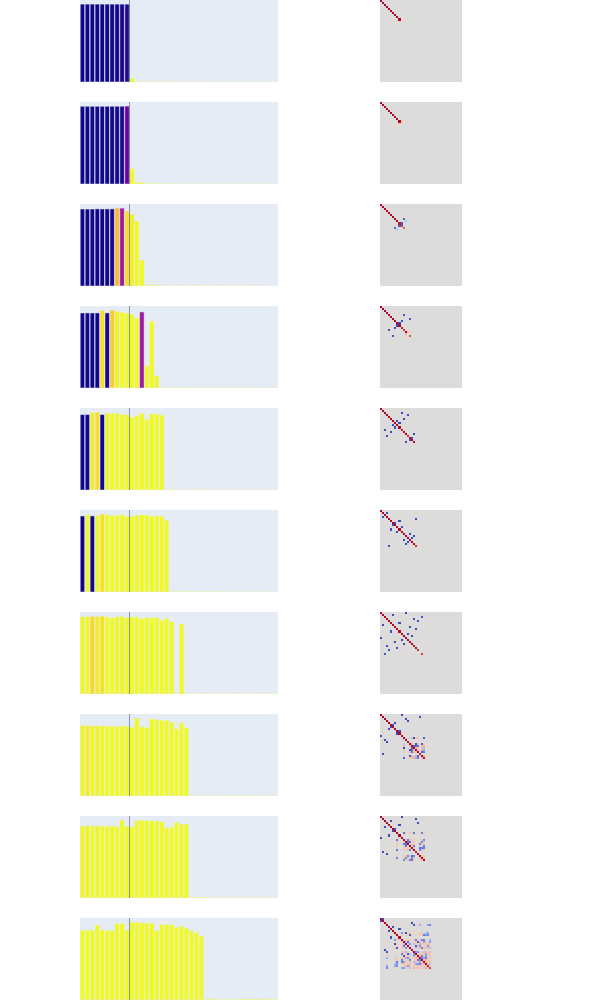

Notebook cell for this chart:
### Code cell
#fig = render_features(model, np.s_[::2]) # every other instance    
fig = render_features(model)
fig.update_layout()

### Figure 1 — Plotly figure (JSON) as saved in the notebook; plotly's stock layout.template omitted (floating-point values rounded to 4 significant figures; data arrays with more than 128 entries replaced by an {"elided": "..."} marker saying what was removed)
{"data": [{"marker": {"cmax": 1, "cmin": 0, "color": [0.005861, 0.006476, 0.008052, 0.008061, 0.005979, 0.008126, 0.01038, 0.01532, 0.01527, 0.04565, 0.9988, 0.9993, 0.9985, 0.999, 0.9978, 0.999, 0.9987, 0.9978, 0.9983, 0.9977, 0.9975, 0.9975, 0.9975, 0.9973, 0.9956, 0.9978, 0.9972, 0.9968, 0.9966, 0.9968, 0.9927, 0.9929, 0.996, 0.9943, 0.9899, 0.9961, 0.9913, 0.9946, 0.9956, 0.9935]}, "type": "bar", "width": 0.9, "x": [0, 1, 2, 3, 4, 5, 6, 7, 8, 9, 10, 11, 12, 13, 14, 15, 16, 17, 18, 19, 20, 21, 22, 23, 24, 25, 26, 27, 28, 29, 30, 31, 32, 33, 34, 35, 36, 37, 38, 39], "xaxis": "x", "y": [0.9999, 1.0, 1.0, 0.9999, 1.0, 0.9999, 0.9998, 0.9998, 0.9999, 0.9992, 0.04766, 0.01195, 0.00635, 0.00942, 0.004705, 0.008135, 0.008894, 0.004178, 0.00617, 0.004325, 0.004101, 0.004185, 0.003784, 0.003682, 0.002308, 0.004998, 0.004186, 0.003545, 0.002982, 0.003323, 0.001411, 0.001444, 0.002787, 0.001737, 0.0009913, 0.002665, 0.001118, 0.001972, 0.002493, 0.001482], "yaxis": "y"}, {"colormodel": "rgba256", "customdata": {"elided": "40x40 float values"}, "hovertemplate": "In: %{x}<br>\nOut: %{y}<br>\nWeight: %{customdata:0.2f}\n", "type": "image", "xaxis": "x2", "yaxis": "y2", "z": {"elided": "6400 int values"}}, {"marker": {"cmax": 1, "cmin": 0, "color": [0.007284, 0.006515, 0.009976, 0.009315, 0.0106, 0.009613, 0.01031, 0.01661, 0.02264, 0.1991, 1.003, 1.003, 1.016, 1.0, 1.009, 1.012, 0.9989, 1.001, 1.007, 1.002, 0.9998, 1.004, 1.001, 1.009, 0.9995, 1.007, 1.006, 1.003, 1.009, 0.9994, 1.0, 0.9967, 0.999, 0.9973, 0.9979, 1.0, 0.998, 0.9993, 1.0, 0.9956]}, "type": "bar", "width": 0.9, "x": [0, 1, 2, 3, 4, 5, 6, 7, 8, 9, 10, 11, 12, 13, 14, 15, 16, 17, 18, 19, 20, 21, 22, 23, 24, 25, 26, 27, 28, 29, 30, 31, 32, 33, 34, 35, 36, 37, 38, 39], "xaxis": "x3", "y": [1.001, 1.001, 1.001, 1.001, 1.001, 1.001, 1.001, 1.001, 1.001, 1.003, 0.1983, 0.02506, 0.01875, 0.00978, 0.0111, 0.007872, 0.004636, 0.004734, 0.007825, 0.00581, 0.005143, 0.004704, 0.005259, 0.004195, 0.004784, 0.005405, 0.004309, 0.006015, 0.004542, 0.003681, 0.00268, 0.002159, 0.002397, 0.002219, 0.003003, 0.00239, 0.002596, 0.002664, 0.002171, 0.001919], "yaxis": "y3"}, {"colormodel": "rgba256", "customdata": {"elided": "40x40 float values"}, "hovertemplate": "In: %{x}<br>\nOut: %{y}<br>\nWeight: %{customdata:0.2f}\n", "type": "image", "xaxis": "x4", "yaxis": "y4", "z": {"elided": "6400 int values"}}, {"marker": {"cmax": 1, "cmin": 0, "color": [0.01281, 0.008023, 0.00888, 0.01355, 0.01143, 0.01516, 0.01881, 0.8458, 0.3363, 0.9333, 0.9762, 1.013, 1.013, 1.01, 1.08, 1.06, 1.059, 1.111, 1.101, 1.225, 1.179, 1.099, 1.197, 1.163, 1.111, 1.228, 1.251, 1.25, 1.181, 1.247, 1.167, 1.25, 1.094, 1.102, 1.304, 1.179, 1.25, 1.033, 1.202, 1.054]}, "type": "bar", "width": 0.9, "x": [0, 1, 2, 3, 4, 5, 6, 7, 8, 9, 10, 11, 12, 13, 14, 15, 16, 17, 18, 19, 20, 21, 22, 23, 24, 25, 26, 27, 28, 29, 30, 31, 32, 33, 34, 35, 36, 37, 38, 39], "xaxis": "x5", "y": [1.001, 1.001, 1.001, 1.003, 1.002, 1.003, 1.003, 1.013, 1.013, 0.9762, 0.9333, 0.8457, 0.3365, 0.01039, 0.01572, 0.01292, 0.006263, 0.006344, 0.006342, 0.005918, 0.006517, 0.004649, 0.006123, 0.007548, 0.005637, 0.006336, 0.006428, 0.006008, 0.004466, 0.003229, 0.00472, 0.004887, 0.002896, 0.002571, 0.008553, 0.004599, 0.004417, 0.001767, 0.00244, 0.002534], "yaxis": "y5"}, {"colormodel": "rgba256", "customdata": {"elided": "40x40 float values"}, "hovertemplate": "In: %{x}<br>\nOut: %{y}<br>\nWeight: %{customdata:0.2f}\n", "type": "image", "xaxis": "x6", "yaxis": "y6", "z": {"elided": "6400 int values"}}, {"marker": {"cmax": 1, "cmin": 0, "color": [0.009712, 0.008882, 0.01023, 0.01371, 0.9346, 0.01375, 0.8924, 0.9802, 1.002, 1.013, 1.023, 1.035, 0.3402, 1.029, 1.04, 1.06, 1.324, 1.046, 1.261, 1.075, 1.103, 1.154, 1.285, 1.215, 1.223, 1.337, 1.382, 1.313, 1.383, 1.21, 1.376, 1.38, 1.39, 1.334, 1.374, 1.397, 1.373, 1.208, 1.347, 1.347]}, "type": "bar", "width": 0.9, "x": [0, 1, 2, 3, 4, 5, 6, 7, 8, 9, 10, 11, 12, 13, 14, 15, 16, 17, 18, 19, 20, 21, 22, 23, 24, 25, 26, 27, 28, 29, 30, 31, 32, 33, 34, 35, 36, 37, 38, 39], "xaxis": "x7", "y": [1.002, 1.002, 1.002, 1.002, 1.035, 1.003, 1.04, 1.023, 1.012, 1.002, 0.9801, 0.9346, 1.016, 0.2983, 0.8923, 0.1635, 0.008827, 0.0135, 0.005596, 0.007123, 0.009667, 0.008848, 0.009695, 0.008102, 0.007758, 0.004703, 0.008156, 0.004929, 0.00801, 0.003237, 0.009343, 0.00746, 0.006853, 0.005511, 0.005098, 0.008654, 0.004269, 0.004843, 0.002923, 0.006757], "yaxis": "y7"}, {"colormodel": "rgba256", "customdata": {"elided": "40x40 float values"}, "hovertemplate": "In: %{x}<br>\nOut: %{y}<br>\nWeight: %{customdata:0.2f}\n", "type": "image", "xaxis": "x8", "yaxis": "y8", "z": {"elided": "6400 int values"}}, {"marker": {"cmax": 1, "cmin": 0, "color": [0.006343, 0.009223, 0.9672, 0.9394, 0.009445, 0.9865, 0.9994, 0.9999, 1.017, 1.02, 1.03, 1.022, 0.996, 1.034, 1.01, 1.011, 1.018, 1.252, 1.346, 1.246, 1.31, 1.307, 1.255, 1.383, 1.354, 1.38, 1.395, 1.388, 1.34, 1.396, 1.407, 1.404, 1.403, 1.408, 1.41, 1.404, 1.412, 1.402, 1.403, 1.416]}, "type": "bar", "width": 0.9, "x": [0, 1, 2, 3, 4, 5, 6, 7, 8, 9, 10, 11, 12, 13, 14, 15, 16, 17, 18, 19, 20, 21, 22, 23, 24, 25, 26, 27, 28, 29, 30, 31, 32, 33, 34, 35, 36, 37, 38, 39], "xaxis": "x9", "y": [1.001, 1.002, 1.03, 1.034, 1.002, 1.022, 1.017, 1.02, 0.9993, 0.9999, 0.9671, 0.9864, 1.018, 0.9394, 1.011, 1.01, 0.9959, 0.00492, 0.009695, 0.008642, 0.00427, 0.006784, 0.004843, 0.008598, 0.007369, 0.007212, 0.00598, 0.00551, 0.003681, 0.002812, 0.003888, 0.005093, 0.004286, 0.005726, 0.006513, 0.005383, 0.00713, 0.005071, 0.003162, 0.007017], "yaxis": "y9"}, {"colormodel": "rgba256", "customdata": {"elided": "40x40 float values"}, "hovertemplate": "In: %{x}<br>\nOut: %{y}<br>\nWeight: %{customdata:0.2f}\n", "type": "image", "xaxis": "x10", "yaxis": "y10", "z": {"elided": "6400 int values"}}, {"marker": {"cmax": 1, "cmin": 0, "color": [0.008664, 1.006, 0.01344, 1.016, 0.9447, 0.9983, 1.011, 1.008, 0.9958, 1.018, 1.02, 1.001, 0.9987, 1.003, 1.014, 1.017, 1.016, 1.026, 1.362, 1.383, 1.31, 1.234, 1.364, 1.293, 1.283, 1.339, 1.414, 1.322, 1.404, 1.388, 1.391, 1.394, 1.403, 1.425, 1.397, 1.402, 1.418, 1.418, 1.419, 1.398]}, "type": "bar", "width": 0.9, "x": [0, 1, 2, 3, 4, 5, 6, 7, 8, 9, 10, 11, 12, 13, 14, 15, 16, 17, 18, 19, 20, 21, 22, 23, 24, 25, 26, 27, 28, 29, 30, 31, 32, 33, 34, 35, 36, 37, 38, 39], "xaxis": "x11", "y": [1.002, 1.016, 1.002, 1.006, 1.026, 1.018, 1.008, 1.011, 1.02, 0.9983, 0.9958, 1.014, 1.016, 1.017, 1.001, 1.003, 0.9987, 0.9446, 0.01022, 0.004007, 0.009519, 0.009674, 0.007919, 0.007092, 0.006075, 0.008084, 0.008166, 0.003878, 0.006853, 0.004813, 0.003621, 0.006523, 0.004986, 0.005783, 0.004855, 0.004065, 0.005426, 0.005609, 0.00352, 0.003902], "yaxis": "y11"}, {"colormodel": "rgba256", "customdata": {"elided": "40x40 float values"}, "hovertemplate": "In: %{x}<br>\nOut: %{y}<br>\nWeight: %{customdata:0.2f}\n", "type": "image", "xaxis": "x12", "yaxis": "y12", "z": {"elided": "6400 int values"}}, {"marker": {"cmax": 1, "cmin": 0, "color": [0.9884, 0.9962, 0.9197, 0.9686, 0.9469, 1.002, 1.015, 0.9956, 0.9918, 1.012, 1.004, 1.004, 1.015, 1.009, 1.014, 1.011, 1.017, 1.016, 1.02, 1.419, 1.017, 1.415, 1.41, 1.406, 1.405, 1.388, 1.41, 1.412, 1.415, 1.417, 1.406, 1.403, 1.409, 1.41, 1.407, 1.414, 1.406, 1.408, 1.414, 1.395]}, "type": "bar", "width": 0.9, "x": [0, 1, 2, 3, 4, 5, 6, 7, 8, 9, 10, 11, 12, 13, 14, 15, 16, 17, 18, 19, 20, 21, 22, 23, 24, 25, 26, 27, 28, 29, 30, 31, 32, 33, 34, 35, 36, 37, 38, 39], "xaxis": "x13", "y": [1.015, 1.015, 1.017, 1.017, 1.02, 1.012, 0.9962, 1.014, 1.016, 1.002, 1.009, 1.011, 0.9883, 1.004, 0.9956, 1.004, 0.9685, 0.9917, 0.9468, 0.00388, 0.9196, 0.006784, 0.006269, 0.00588, 0.005941, 0.008673, 0.004535, 0.004755, 0.006435, 0.006358, 0.006436, 0.004101, 0.006232, 0.006194, 0.005747, 0.004486, 0.00546, 0.007052, 0.005613, 0.005912], "yaxis": "y13"}, {"colormodel": "rgba256", "customdata": {"elided": "40x40 float values"}, "hovertemplate": "In: %{x}<br>\nOut: %{y}<br>\nWeight: %{customdata:0.2f}\n", "type": "image", "xaxis": "x14", "yaxis": "y14", "z": {"elided": "6400 int values"}}, {"marker": {"cmax": 1, "cmin": 0, "color": [0.988, 0.9661, 0.9939, 0.9888, 1.001, 1.004, 1.007, 1.009, 1.004, 1.01, 1.015, 1.312, 1.011, 1.01, 1.337, 1.448, 1.37, 1.412, 1.437, 1.013, 1.382, 1.454, 1.508, 1.516, 1.559, 1.482, 1.514, 1.562, 1.741, 1.671, 1.516, 1.592, 1.624, 1.53, 1.73, 1.526, 1.537, 1.597, 1.707, 1.559]}, "type": "bar", "width": 0.9, "x": [0, 1, 2, 3, 4, 5, 6, 7, 8, 9, 10, 11, 12, 13, 14, 15, 16, 17, 18, 19, 20, 21, 22, 23, 24, 25, 26, 27, 28, 29, 30, 31, 32, 33, 34, 35, 36, 37, 38, 39], "xaxis": "x15", "y": [1.014, 1.013, 1.011, 1.01, 1.009, 1.007, 1.004, 1.001, 1.009, 1.004, 0.9879, 1.12, 0.9938, 0.9887, 1.109, 1.098, 1.092, 1.088, 1.064, 0.966, 1.051, 0.9843, 0.01039, 0.009702, 0.009109, 0.007488, 0.006425, 0.009913, 0.01032, 0.009884, 0.01059, 0.00871, 0.008278, 0.007921, 0.01251, 0.005882, 0.009253, 0.007393, 0.01061, 0.005375], "yaxis": "y15"}, {"colormodel": "rgba256", "customdata": {"elided": "40x40 float values"}, "hovertemplate": "In: %{x}<br>\nOut: %{y}<br>\nWeight: %{customdata:0.2f}\n", "type": "image", "xaxis": "x16", "yaxis": "y16", "z": {"elided": "6400 int values"}}, {"marker": {"cmax": 1, "cmin": 0, "color": [0.9934, 0.9842, 1.005, 0.9906, 1.004, 1.008, 0.998, 1.011, 1.285, 1.004, 1.007, 1.294, 1.305, 1.307, 1.305, 1.314, 1.307, 1.008, 1.01, 1.326, 1.331, 1.331, 1.555, 1.625, 1.644, 1.621, 1.619, 1.547, 1.613, 1.611, 1.633, 1.663, 1.465, 1.565, 1.641, 1.611, 1.589, 1.61, 1.673, 1.564]}, "type": "bar", "width": 0.9, "x": [0, 1, 2, 3, 4, 5, 6, 7, 8, 9, 10, 11, 12, 13, 14, 15, 16, 17, 18, 19, 20, 21, 22, 23, 24, 25, 26, 27, 28, 29, 30, 31, 32, 33, 34, 35, 36, 37, 38, 39], "xaxis": "x17", "y": [1.007, 1.008, 1.008, 1.01, 1.004, 1.005, 1.011, 0.998, 1.09, 1.004, 0.9933, 1.082, 1.088, 1.086, 1.08, 1.077, 1.066, 0.9841, 0.9906, 1.06, 1.035, 1.032, 0.01017, 0.009165, 0.01369, 0.01229, 0.0102, 0.007237, 0.01239, 0.009734, 0.008245, 0.01209, 0.006871, 0.009026, 0.01332, 0.01038, 0.007735, 0.01043, 0.01039, 0.00652], "yaxis": "y17"}, {"colormodel": "rgba256", "customdata": {"elided": "40x40 float values"}, "hovertemplate": "In: %{x}<br>\nOut: %{y}<br>\nWeight: %{customdata:0.2f}\n", "type": "image", "xaxis": "x18", "yaxis": "y18", "z": {"elided": "6400 int values"}}, {"marker": {"cmax": 1, "cmin": 0, "color": [1.008, 1.001, 0.9973, 1.322, 0.9993, 1.006, 1.008, 1.327, 1.426, 1.002, 1.456, 1.453, 1.371, 1.433, 1.45, 1.003, 1.383, 1.47, 1.484, 1.568, 1.522, 1.523, 1.575, 1.455, 1.497, 1.81, 1.712, 1.811, 1.612, 1.762, 1.787, 1.722, 1.646, 1.764, 1.73, 1.713, 1.687, 1.732, 1.736, 1.739]}, "type": "bar", "width": 0.9, "x": [0, 1, 2, 3, 4, 5, 6, 7, 8, 9, 10, 11, 12, 13, 14, 15, 16, 17, 18, 19, 20, 21, 22, 23, 24, 25, 26, 27, 28, 29, 30, 31, 32, 33, 34, 35, 36, 37, 38, 39], "xaxis": "x19", "y": [1.001, 1.008, 1.003, 1.079, 1.008, 1.002, 0.9992, 1.1, 1.103, 1.006, 1.113, 1.121, 1.108, 1.111, 1.106, 0.9972, 1.088, 1.086, 1.087, 1.046, 1.064, 1.034, 0.9971, 0.9699, 0.9211, 0.01175, 0.01873, 0.01076, 0.00886, 0.01075, 0.009101, 0.01245, 0.01405, 0.01323, 0.01462, 0.01233, 0.01679, 0.01486, 0.01149, 0.01026], "yaxis": "y19"}, {"colormodel": "rgba256", "customdata": {"elided": "40x40 float values"}, "hovertemplate": "In: %{x}<br>\nOut: %{y}<br>\nWeight: %{customdata:0.2f}\n", "type": "image", "xaxis": "x20", "yaxis": "y20", "z": {"elided": "6400 int values"}}], "layout": {"height": 1000, "margin": {"b": 0, "t": 0}, "shapes": [{"line": {"width": 0.5}, "type": "line", "x0": 9.5, "x1": 9.5, "xref": "x", "y0": 0, "y1": 1, "yref": "y domain"}, {"line": {"width": 0.5}, "type": "line", "x0": 9.5, "x1": 9.5, "xref": "x3", "y0": 0, "y1": 1, "yref": "y3 domain"}, {"line": {"width": 0.5}, "type": "line", "x0": 9.5, "x1": 9.5, "xref": "x5", "y0": 0, "y1": 1, "yref": "y5 domain"}, {"line": {"width": 0.5}, "type": "line", "x0": 9.5, "x1": 9.5, "xref": "x7", "y0": 0, "y1": 1, "yref": "y7 domain"}, {"line": {"width": 0.5}, "type": "line", "x0": 9.5, "x1": 9.5, "xref": "x9", "y0": 0, "y1": 1, "yref": "y9 domain"}, {"line": {"width": 0.5}, "type": "line", "x0": 9.5, "x1": 9.5, "xref": "x11", "y0": 0, "y1": 1, "yref": "y11 domain"}, {"line": {"width": 0.5}, "type": "line", "x0": 9.5, "x1": 9.5, "xref": "x13", "y0": 0, "y1": 1, "yref": "y13 domain"}, {"line": {"width": 0.5}, "type": "line", "x0": 9.5, "x1": 9.5, "xref": "x15", "y0": 0, "y1": 1, "yref": "y15 domain"}, {"line": {"width": 0.5}, "type": "line", "x0": 9.5, "x1": 9.5, "xref": "x17", "y0": 0, "y1": 1, "yref": "y17 domain"}, {"line": {"width": 0.5}, "type": "line", "x0": 9.5, "x1": 9.5, "xref": "x19", "y0": 0, "y1": 1, "yref": "y19 domain"}], "showlegend": false, "width": 600, "xaxis": {"anchor": "y", "domain": [0, 0.45], "matches": "x19", "showticklabels": false, "visible": false}, "xaxis10": {"anchor": "y10", "domain": [0.55, 1], "matches": "x20", "showticklabels": false, "visible": false}, "xaxis11": {"anchor": "y11", "domain": [0, 0.45], "matches": "x19", "showticklabels": false, "visible": false}, "xaxis12": {"anchor": "y12", "domain": [0.55, 1], "matches": "x20", "showticklabels": false, "visible": false}, "xaxis13": {"anchor": "y13", "domain": [0, 0.45], "matches": "x19", "showticklabels": false, "visible": false}, "xaxis14": {"anchor": "y14", "domain": [0.55, 1], "matches": "x20", "showticklabels": false, "visible": false}, "xaxis15": {"anchor": "y15", "domain": [0, 0.45], "matches": "x19", "showticklabels": false, "visible": false}, "xaxis16": {"anchor": "y16", "domain": [0.55, 1], "matches": "x20", "showticklabels": false, "visible": false}, "xaxis17": {"anchor": "y17", "domain": [0, 0.45], "matches": "x19", "showticklabels": false, "visible": false}, "xaxis18": {"anchor": "y18", "domain": [0.55, 1], "matches": "x20", "showticklabels": false, "visible": false}, "xaxis19": {"anchor": "y19", "domain": [0, 0.45], "visible": false}, "xaxis2": {"anchor": "y2", "domain": [0.55, 1], "matches": "x20", "showticklabels": false, "visible": false}, "xaxis20": {"anchor": "y20", "domain": [0.55, 1], "visible": false}, "xaxis3": {"anchor": "y3", "domain": [0, 0.45], "matches": "x19", "showticklabels": false, "visible": false}, "xaxis4": {"anchor": "y4", "domain": [0.55, 1], "matches": "x20", "showticklabels": false, "visible": false}, "xaxis5": {"anchor": "y5", "domain": [0, 0.45], "matches": "x19", "showticklabels": false, "visible": false}, "xaxis6": {"anchor": "y6", "domain": [0.55, 1], "matches": "x20", "showticklabels": false, "visible": false}, "xaxis7": {"anchor": "y7", "domain": [0, 0.45], "matches": "x19", "showticklabels": false, "visible": false}, "xaxis8": {"anchor": "y8", "domain": [0.55, 1], "matches": "x20", "showticklabels": false, "visible": false}, "xaxis9": {"anchor": "y9", "domain": [0, 0.45], "matches": "x19", "showticklabels": false, "visible": false}, "yaxis": {"anchor": "x", "domain": [0.918, 1.0], "visible": false}, "yaxis10": {"anchor": "x10", "domain": [0.51, 0.592], "visible": false}, "yaxis11": {"anchor": "x11", "domain": [0.408, 0.49], "visible": false}, "yaxis12": {"anchor": "x12", "domain": [0.408, 0.49], "visible": false}, "yaxis13": {"anchor": "x13", "domain": [0.306, 0.388], "visible": false}, "yaxis14": {"anchor": "x14", "domain": [0.306, 0.388], "visible": false}, "yaxis15": {"anchor": "x15", "domain": [0.204, 0.286], "visible": false}, "yaxis16": {"anchor": "x16", "domain": [0.204, 0.286], "visible": false}, "yaxis17": {"anchor": "x17", "domain": [0.102, 0.184], "visible": false}, "yaxis18": {"anchor": "x18", "domain": [0.102, 0.184], "visible": false}, "yaxis19": {"anchor": "x19", "domain": [0, 0.082], "visible": false}, "yaxis2": {"anchor": "x2", "domain": [0.918, 1.0], "visible": false}, "yaxis20": {"anchor": "x20", "domain": [0, 0.082], "visible": false}, "yaxis3": {"anchor": "x3", "domain": [0.816, 0.898], "visible": false}, "yaxis4": {"anchor": "x4", "domain": [0.816, 0.898], "visible": false}, "yaxis5": {"anchor": "x5", "domain": [0.714, 0.796], "visible": false}, "yaxis6": {"anchor": "x6", "domain": [0.714, 0.796], "visible": false}, "yaxis7": {"anchor": "x7", "domain": [0.612, 0.694], "visible": false}, "yaxis8": {"anchor": "x8", "domain": [0.612, 0.694], "visible": false}, "yaxis9": {"anchor": "x9", "domain": [0.51, 0.592], "visible": false}}}
